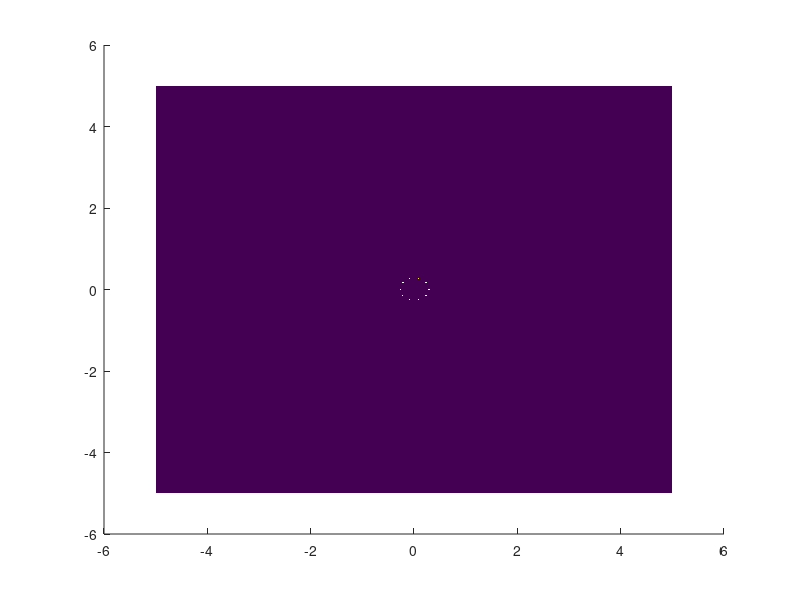
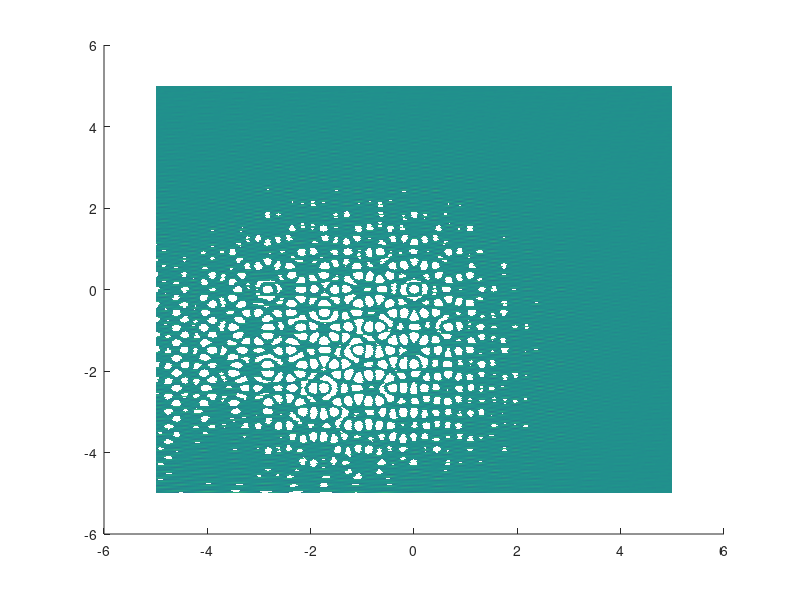

Source code (MATLAB) for these figures, in order:
close all
n=1024;
i=sqrt(-1);
z=300;
D=100;
D1=0.4;
D2=D1;
m=1^6;
w0=1*10^(-3);
l = 1;
k = 2*pi/l;

noDots = 11;
[v,a] = pol2cart(linspace(0, 2*pi, noDots), noDots);

U0 = zeros(n);
for i = 1:noDots-1
    x0=linspace(-D,D+v(i),n);
    y0=linspace(-D,D+a(i),n);
    [x,y]=meshgrid(x0,y0);
    circx=2.*(abs(x/D1)<=sqrt(D1.^2-(y).^2));
    circy=2.*(abs(y/D1)<=sqrt(D1.^2-(x).^2));
    g=circx.*circy;
    U0=U0+g;
end
FT1=fftshift(fft2(U0));
 
x1 = linspace(-5,5,n);
y1 = linspace(-5,5,n);
[u,s] = meshgrid(x1,y1);
figure(1)
surface(u,s,real(U0))
shading interp
figure(2)
surface(u,s,real(exp(-(i.*k)/(z).*(u+s)).*FT1))
shading interp

